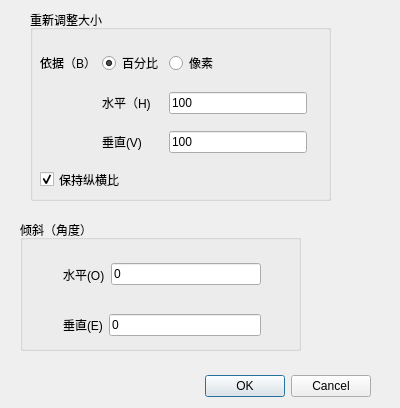
<?xml version="1.0" encoding="UTF-8"?>
<ui version="4.0">
 <class>dialogResize</class>
 <widget class="QDialog" name="dialogResize">
  <property name="geometry">
   <rect>
    <x>0</x>
    <y>0</y>
    <width>400</width>
    <height>408</height>
   </rect>
  </property>
  <property name="windowTitle">
   <string>Dialog</string>
  </property>
  <property name="modal">
   <bool>true</bool>
  </property>
  <widget class="QDialogButtonBox" name="buttonBox">
   <property name="geometry">
    <rect>
     <x>30</x>
     <y>370</y>
     <width>341</width>
     <height>32</height>
    </rect>
   </property>
   <property name="orientation">
    <enum>Qt::Horizontal</enum>
   </property>
   <property name="standardButtons">
    <set>QDialogButtonBox::Cancel|QDialogButtonBox::Ok</set>
   </property>
  </widget>
  <widget class="QGroupBox" name="groupBox">
   <property name="geometry">
    <rect>
     <x>30</x>
     <y>10</y>
     <width>301</width>
     <height>191</height>
    </rect>
   </property>
   <property name="title">
    <string>重新调整大小</string>
   </property>
   <widget class="QCheckBox" name="checkBox">
    <property name="geometry">
     <rect>
      <x>10</x>
      <y>160</y>
      <width>111</width>
      <height>19</height>
     </rect>
    </property>
    <property name="text">
     <string>保持纵横比</string>
    </property>
    <property name="checked">
     <bool>true</bool>
    </property>
   </widget>
   <widget class="QWidget" name="layoutWidget">
    <property name="geometry">
     <rect>
      <x>10</x>
      <y>30</y>
      <width>267</width>
      <height>124</height>
     </rect>
    </property>
    <layout class="QGridLayout" name="gridLayout">
     <item row="0" column="0">
      <widget class="QLabel" name="label">
       <property name="text">
        <string>依据（B）</string>
       </property>
      </widget>
     </item>
     <item row="1" column="2">
      <widget class="QLineEdit" name="lineEdit">
       <property name="text">
        <string>100</string>
       </property>
      </widget>
     </item>
     <item row="2" column="1">
      <widget class="QLabel" name="label_5">
       <property name="text">
        <string>垂直(V)</string>
       </property>
      </widget>
     </item>
     <item row="0" column="2">
      <widget class="QRadioButton" name="rbtnPixel">
       <property name="text">
        <string>像素</string>
       </property>
      </widget>
     </item>
     <item row="1" column="0">
      <widget class="QLabel" name="label_2">
       <property name="text">
        <string/>
       </property>
       <property name="pixmap">
        <pixmap resource="image.qrc">:/image/水平大小调整.png</pixmap>
       </property>
       <property name="scaledContents">
        <bool>true</bool>
       </property>
      </widget>
     </item>
     <item row="1" column="1">
      <widget class="QLabel" name="label_3">
       <property name="text">
        <string>水平（H)</string>
       </property>
      </widget>
     </item>
     <item row="2" column="2">
      <widget class="QLineEdit" name="lineEdit_2">
       <property name="text">
        <string>100</string>
       </property>
      </widget>
     </item>
     <item row="0" column="1">
      <widget class="QRadioButton" name="rbtnPercent">
       <property name="text">
        <string>百分比</string>
       </property>
       <property name="checked">
        <bool>true</bool>
       </property>
      </widget>
     </item>
     <item row="2" column="0">
      <widget class="QLabel" name="label_4">
       <property name="text">
        <string/>
       </property>
       <property name="pixmap">
        <pixmap resource="image.qrc">:/image/垂直大小调整.png</pixmap>
       </property>
       <property name="scaledContents">
        <bool>true</bool>
       </property>
      </widget>
     </item>
    </layout>
   </widget>
  </widget>
  <widget class="QGroupBox" name="groupBox_2">
   <property name="geometry">
    <rect>
     <x>20</x>
     <y>220</y>
     <width>281</width>
     <height>131</height>
    </rect>
   </property>
   <property name="title">
    <string>倾斜（角度）</string>
   </property>
   <widget class="QWidget" name="layoutWidget">
    <property name="geometry">
     <rect>
      <x>30</x>
      <y>30</y>
      <width>211</width>
      <height>49</height>
     </rect>
    </property>
    <layout class="QHBoxLayout" name="horizontalLayout">
     <item>
      <widget class="QLabel" name="label_6">
       <property name="text">
        <string/>
       </property>
       <property name="pixmap">
        <pixmap resource="image.qrc">:/image/水平倾斜调整.png</pixmap>
       </property>
       <property name="scaledContents">
        <bool>true</bool>
       </property>
      </widget>
     </item>
     <item>
      <widget class="QLabel" name="label_7">
       <property name="text">
        <string>水平(O)</string>
       </property>
      </widget>
     </item>
     <item>
      <widget class="QLineEdit" name="lineEdit_3">
       <property name="text">
        <string>0</string>
       </property>
      </widget>
     </item>
    </layout>
   </widget>
   <widget class="QWidget" name="layoutWidget">
    <property name="geometry">
     <rect>
      <x>30</x>
      <y>80</y>
      <width>211</width>
      <height>50</height>
     </rect>
    </property>
    <layout class="QHBoxLayout" name="horizontalLayout_2">
     <item>
      <widget class="QLabel" name="label_8">
       <property name="text">
        <string/>
       </property>
       <property name="pixmap">
        <pixmap resource="image.qrc">:/image/垂直倾斜调整.png</pixmap>
       </property>
      </widget>
     </item>
     <item>
      <widget class="QLabel" name="label_9">
       <property name="text">
        <string>垂直(E)</string>
       </property>
      </widget>
     </item>
     <item>
      <widget class="QLineEdit" name="lineEdit_4">
       <property name="text">
        <string>0</string>
       </property>
      </widget>
     </item>
    </layout>
   </widget>
  </widget>
 </widget>
 <resources>
  <include location="image.qrc"/>
 </resources>
 <connections>
  <connection>
   <sender>buttonBox</sender>
   <signal>accepted()</signal>
   <receiver>dialogResize</receiver>
   <slot>accept()</slot>
   <hints>
    <hint type="sourcelabel">
     <x>248</x>
     <y>254</y>
    </hint>
    <hint type="destinationlabel">
     <x>157</x>
     <y>274</y>
    </hint>
   </hints>
  </connection>
  <connection>
   <sender>buttonBox</sender>
   <signal>rejected()</signal>
   <receiver>dialogResize</receiver>
   <slot>reject()</slot>
   <hints>
    <hint type="sourcelabel">
     <x>316</x>
     <y>260</y>
    </hint>
    <hint type="destinationlabel">
     <x>286</x>
     <y>274</y>
    </hint>
   </hints>
  </connection>
 </connections>
</ui>
